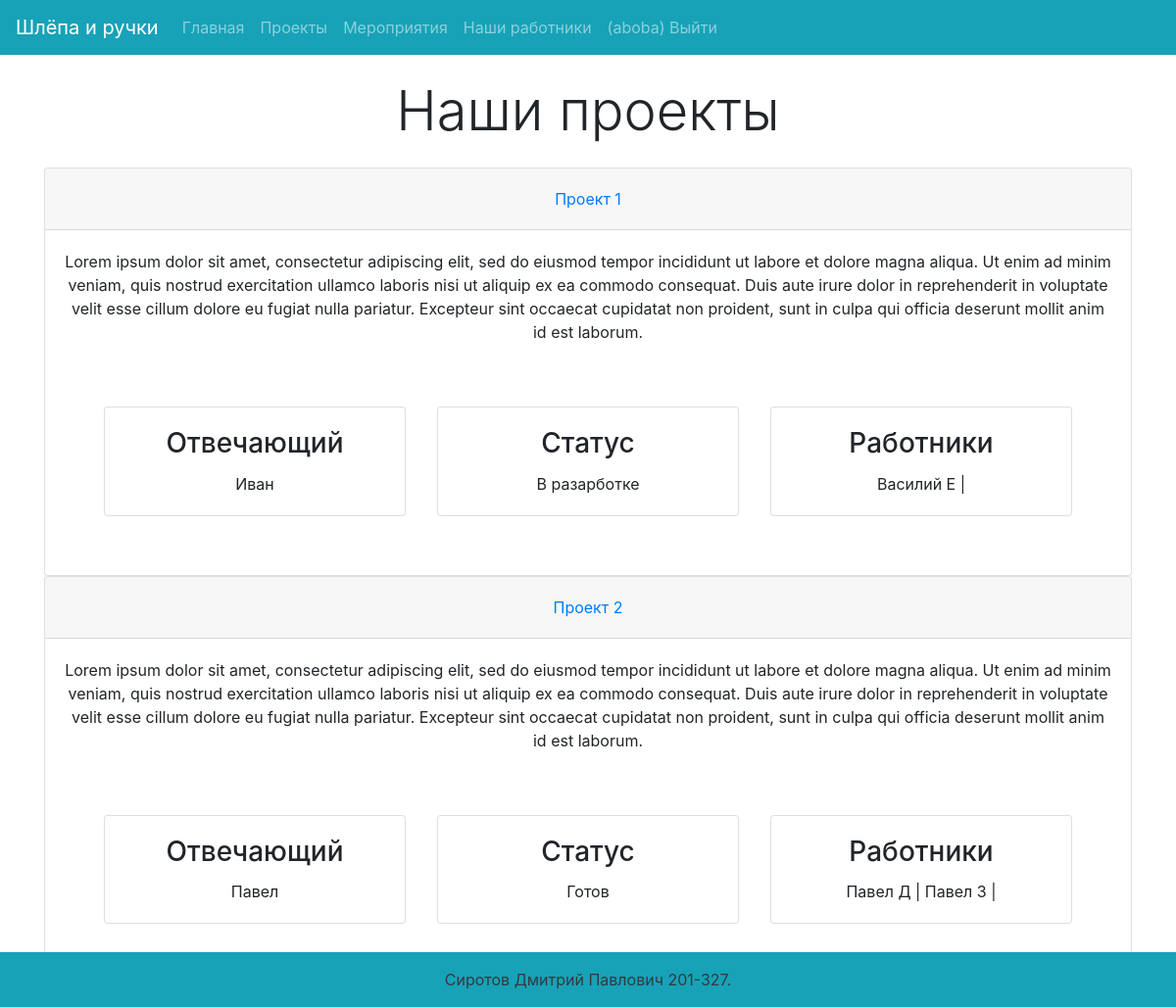
The page /projects/ (signed in) on the database its author committed.
### accs/models.py (models this page shows, shortened)
class Project(models.Model):
    name = models.CharField(max_length=200, null=True)
    description = models.CharField(max_length=2000, null=True, blank=True)
    status = models.CharField(max_length=200, null=True)
    date_created= models.DateTimeField(auto_now_add=True, null=True)
    owner = models.ForeignKey(Student, null=True, related_name='ownership', on_delete=models.SET_NULL)
    participants = models.ManyToManyField(Student)
    history = HistoricalRecords()

class Student(models.Model):
    name = models.CharField(max_length=200, null=True)
    lname = models.CharField(max_length=200, null=True)
    course = models.IntegerField(null=True)
    date_created= models.DateTimeField(auto_now_add=True, null=True)
    history = HistoricalRecords()
    def __str__(self):
        return self.name

### accs/views.py (the view)
# urls.py: path('projects/', views.projects, name="projects"),
@login_required
def projects(req):
    projects = Project.objects.all()
    ctx = {'projects':projects}
    return render(req, 'accs/projects.html', ctx)

### accs/templates/accs/projects.html
{% extends 'accs/main.html' %}
{% block content %}
<div class="container text-center my-4">
    <h1 class="display-4">Наши проекты</h1>
</div>
<div class="container text-center my-4">
    <div id="accordion">
        {% for p in projects%}
          <div class="card">
            <div class="card-header" id="heading{{p.id}}">
              <h5 class="mb-0">
                <button class="btn btn-link" data-toggle="collapse" data-target="#collapse{{p.id}}" aria-expanded="true" aria-controls="collapse{{p.id}}">
                  {{p.name}}
                </button>
              </h5>
            </div>
            <div id="collapse{{p.id}}" class="collapse show" aria-labelledby="heading{{p.id}}" data-parent="#accordion">
              <div class="card-body">
                {{p.description}}
              </div>
                <div class="card-body">
                  <div class="row m-4">
                      <div class="col-sm-4 px-3 pb-3 text-center">
                        <div class="card">
                          <div class="card-body">
                            <h3 class="card-title">Отвечающий</h3>
                            <p class="card-text">{{p.owner}}</p>
                          </div>
                        </div>
                      </div>
                      <div class="col-sm-4 px-3 pb-3 text-center">
                        <div class="card">
                          <div class="card-body">
                            <h3 class="card-title">Статус</h3>
                            <p class="card-text">{{p.status}}</p>
                          </div>
                        </div>
                      </div>
                      <div class="col-sm-4 px-3 pb-3 text-center">
                          <div class="card">
                            <div class="card-body">
                              <h3 class="card-title">Работники</h3>
                              <p class="card-text">
                                  {% for pp in p.participants.all %}
                                    {{pp.name}} {{pp.lname}} |
                                  {% endfor %}
                              </p>
                            </div>
                          </div>
                        </div>
                    </div>
                </div>
              </div>
            </div>
        {% endfor %}
      </div>
</div>
{% endblock %}

### accs/templates/accs/nav.html (shortened to what this page needs)
<nav class="navbar navbar-expand-lg navbar-dark bg-info ">
    <a class="navbar-brand" href="#">Шлёпа и ручки</a>
    <div style="color:olive;" class="collapse navbar-collapse" id="navbarNavAltMarkup" >
      <div class="navbar-nav">
        <a class="nav-item nav-link" href="/">Главная</a>
        <a class="nav-item nav-link" href="/projects/">Проекты</a>
        <a class="nav-item nav-link" href="/events/">Мероприятия</a>
        <a class="nav-item nav-link" href="/students/">Наши работники</a>
        {% if user.is_authenticated %}
          <a class="nav-item nav-link" href="{% url 'logout'%}?next={{request.path}}">({{ user.get_username }}) Выйти </a>
        {% else %}
          <a class="nav-item nav-link" href="{% url 'login'%}?next={{request.path}}">Войти</a>
        {% endif %}
      </div>
    </div>
  </nav>

### rows shown on the page
Project: name "Проект 1", description "Lorem ipsum dolor sit amet, consectetur adipiscing elit, sed do eiusmod tempor incididunt ut labore et dolore magna aliqua. Ut enim ad minim veniam, quis nostrud exercitation ullamco laboris nisi ut aliquip ex ea commodo consequat. Duis aute irure dolor in reprehenderit in voluptate velit esse cillum dolore eu fugiat nulla pariatur. Excepteur sint occaecat cupidatat non proident, sunt in culpa qui officia deserunt mollit anim id est laborum.", owner "Иван", status "В разарботке"
Student: name "Василий", lname "Е"
Project: name "Проект 2", description "Lorem ipsum dolor sit amet, consectetur adipiscing elit, sed do eiusmod tempor incididunt ut labore et dolore magna aliqua. Ut enim ad minim veniam, quis nostrud exercitation ullamco laboris nisi ut aliquip ex ea commodo consequat. Duis aute irure dolor in reprehenderit in voluptate velit esse cillum dolore eu fugiat nulla pariatur. Excepteur sint occaecat cupidatat non proident, sunt in culpa qui officia deserunt mollit anim id est laborum.", owner "Павел", status "Готов"
Student: name "Павел", lname "Д"
Student: name "Павел", lname "З"

### other values the page prints
{{ user.get_username }} "aboba"
